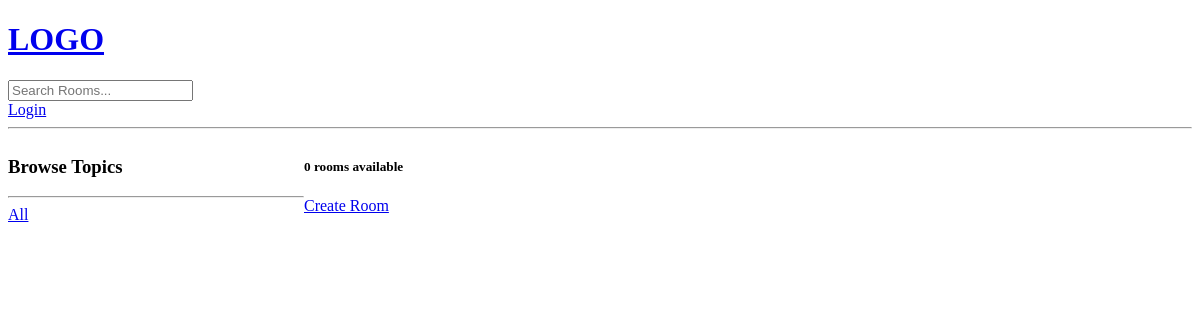
The page /?q=Django on the database as committed earlier.
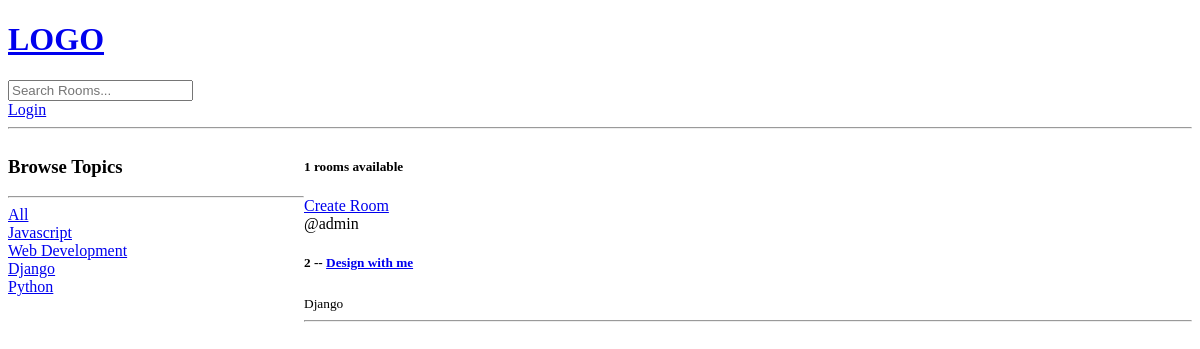
The same page on the database as committed later.
### base/models.py (models this page shows, shortened)
class Topic(models.Model):
    name = models.CharField(max_length=200)

class Room(models.Model):
    host = models.ForeignKey(User, on_delete=models.SET_NULL, null=True)
    topic = models.ForeignKey(Topic, on_delete = models.SET_NULL, null=True)
    name = models.CharField(max_length=200)
    description = models.TextField(blank=True, null=True)
    participants = models.ManyToManyField(User, related_name='participants', blank=True)
    updated = models.DateTimeField(auto_now=True)
    created = models.DateTimeField(auto_now_add=True)
    class Meta:
        ordering = ['-updated', '-created']

### base/views.py (the view)
# urls.py: path('',views.home, name="home"),
def home(request):
    q = request.GET.get('q') if request.GET.get('q') != None else ''
    rooms = Room.objects.filter(
        Q(topic__name__icontains=q) |
        Q(name__icontains = q) |
        Q(description__icontains = q)) #icontains is finding similar topic name
    topic = Topic.objects.all()
    room_count = rooms.count() #same execution with len function
    context = {'rooms': rooms, 'topics': topic, 'room_count': room_count}
    return render(request, 'base/home.html', context)

### base/templates/base/home.html (shortened to what this page needs)
{% extends 'main.html' %}
{% block content %}
<div class="home-container">
    <div>
        <h3>Browse Topics</h3>
        <hr>
        <div>
            <a href="{% url 'home' %}">All</a>
        </div>
        {% for topic in topics %}
        <div>
            <a href="{% url 'home' %}?q={{topic.name}}">{{topic.name}}</a>
        </div>
        {% endfor %}
    </div>
    <div>
        <h5>{{room_count}} rooms available</h5>
        <a href="{% url 'create-room' %}">Create Room</a>
        <div>
            {% for room in rooms %}
                <div>
                    <span>@{{room.host.username}}</span>
                    <h5>{{ room.id }}  -- <a href="{% url 'room' room.id %}">{{room.name}}</a></h5>
                    <small>{{room.topic.name}}</small>
                    <hr>
                </div>
            {% endfor %}
        </div>
    </div>
</div>
{% endblock %}

### templates/main.html (shortened to what this page needs)
<!DOCTYPE html>
<html lang="en">
<head>
</head>
<body>
    {% include 'navbar.html' %}
    {% block content %}
    {% endblock %}
</body>
</html>

### templates/navbar.html
<a href="/">
    <h1>LOGO</h1>
</a>
<form method="GET" action="{% url 'home' %}">
    <input type="text" name="q" placeholder="Search Rooms...">
</form>
{% if request.user.is_authenticated %}
<p>Hello {{request.user}}</p>
<a href="{% url 'logout' %}">Logout</a>
{% else %}
    <a href="{% url 'login' %}">Login</a>
{% endif %}
<hr>

### base/templates/base/home.html (style rules this page uses)
.home-container { display: grid; grid-template-columns: 1fr 3fr; }

Rows that differ between the two databases and show on the page:
added Topic: name "Javascript"
added Topic: name "Web Development"
added Topic: name "Django"
added Topic: name "Python"
now on this page (row edited): Room: host.username "admin", id "2", name "Design with me", topic.name "Django"
Other text that changed with them:
{{ room_count }}: "0" → "1"
